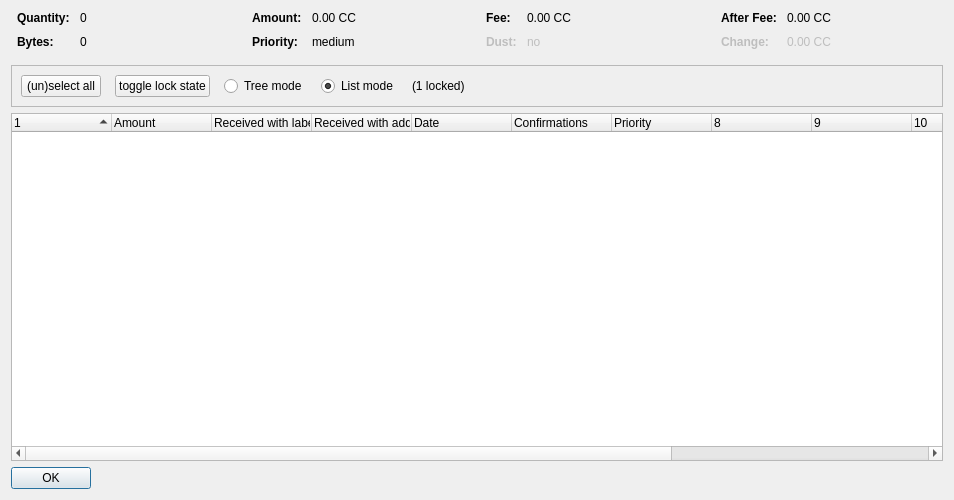
<?xml version="1.0" encoding="UTF-8"?>
<ui version="4.0">
 <class>CoinControlDialog</class>
 <widget class="QDialog" name="CoinControlDialog">
  <property name="geometry">
   <rect>
    <x>0</x>
    <y>0</y>
    <width>954</width>
    <height>500</height>
   </rect>
  </property>
  <property name="windowTitle">
   <string>Coin Selection</string>
  </property>
  <layout class="QVBoxLayout" name="verticalLayout">
   <item>
    <layout class="QHBoxLayout" name="horizontalLayoutTop" stretch="0,0,0,0">
     <property name="topMargin">
      <number>0</number>
     </property>
     <property name="bottomMargin">
      <number>10</number>
     </property>
     <item>
      <layout class="QFormLayout" name="formLayoutCoinControl1">
       <property name="horizontalSpacing">
        <number>10</number>
       </property>
       <property name="verticalSpacing">
        <number>10</number>
       </property>
       <property name="leftMargin">
        <number>6</number>
       </property>
       <property name="rightMargin">
        <number>6</number>
       </property>
       <item row="0" column="0">
        <widget class="QLabel" name="labelCoinControlQuantityText">
         <property name="font">
          <font>
           <weight>75</weight>
           <bold>true</bold>
          </font>
         </property>
         <property name="text">
          <string>Quantity:</string>
         </property>
        </widget>
       </item>
       <item row="0" column="1">
        <widget class="QLabel" name="labelCoinControlQuantity">
         <property name="cursor">
          <cursorShape>IBeamCursor</cursorShape>
         </property>
         <property name="contextMenuPolicy">
          <enum>Qt::ActionsContextMenu</enum>
         </property>
         <property name="text">
          <string notr="true">0</string>
         </property>
         <property name="textInteractionFlags">
          <set>Qt::LinksAccessibleByMouse|Qt::TextSelectableByKeyboard|Qt::TextSelectableByMouse</set>
         </property>
        </widget>
       </item>
       <item row="1" column="0">
        <widget class="QLabel" name="labelCoinControlBytesText">
         <property name="font">
          <font>
           <weight>75</weight>
           <bold>true</bold>
          </font>
         </property>
         <property name="text">
          <string>Bytes:</string>
         </property>
        </widget>
       </item>
       <item row="1" column="1">
        <widget class="QLabel" name="labelCoinControlBytes">
         <property name="cursor">
          <cursorShape>IBeamCursor</cursorShape>
         </property>
         <property name="contextMenuPolicy">
          <enum>Qt::ActionsContextMenu</enum>
         </property>
         <property name="text">
          <string notr="true">0</string>
         </property>
         <property name="textInteractionFlags">
          <set>Qt::LinksAccessibleByMouse|Qt::TextSelectableByKeyboard|Qt::TextSelectableByMouse</set>
         </property>
        </widget>
       </item>
      </layout>
     </item>
     <item>
      <layout class="QFormLayout" name="formLayoutCoinControl2">
       <property name="horizontalSpacing">
        <number>10</number>
       </property>
       <property name="verticalSpacing">
        <number>10</number>
       </property>
       <property name="leftMargin">
        <number>6</number>
       </property>
       <property name="rightMargin">
        <number>6</number>
       </property>
       <item row="0" column="0">
        <widget class="QLabel" name="labelCoinControlAmountText">
         <property name="font">
          <font>
           <weight>75</weight>
           <bold>true</bold>
          </font>
         </property>
         <property name="text">
          <string>Amount:</string>
         </property>
        </widget>
       </item>
       <item row="0" column="1">
        <widget class="QLabel" name="labelCoinControlAmount">
         <property name="cursor">
          <cursorShape>IBeamCursor</cursorShape>
         </property>
         <property name="contextMenuPolicy">
          <enum>Qt::ActionsContextMenu</enum>
         </property>
         <property name="text">
          <string notr="true">0.00 CC</string>
         </property>
         <property name="textInteractionFlags">
          <set>Qt::LinksAccessibleByMouse|Qt::TextSelectableByKeyboard|Qt::TextSelectableByMouse</set>
         </property>
        </widget>
       </item>
       <item row="1" column="0">
        <widget class="QLabel" name="labelCoinControlPriorityText">
         <property name="font">
          <font>
           <weight>75</weight>
           <bold>true</bold>
          </font>
         </property>
         <property name="text">
          <string>Priority:</string>
         </property>
        </widget>
       </item>
       <item row="1" column="1">
        <widget class="QLabel" name="labelCoinControlPriority">
         <property name="cursor">
          <cursorShape>IBeamCursor</cursorShape>
         </property>
         <property name="contextMenuPolicy">
          <enum>Qt::ActionsContextMenu</enum>
         </property>
         <property name="text">
          <string>medium</string>
         </property>
         <property name="textInteractionFlags">
          <set>Qt::LinksAccessibleByMouse|Qt::TextSelectableByKeyboard|Qt::TextSelectableByMouse</set>
         </property>
        </widget>
       </item>
      </layout>
     </item>
     <item>
      <layout class="QFormLayout" name="formLayoutCoinControl3">
       <property name="horizontalSpacing">
        <number>10</number>
       </property>
       <property name="verticalSpacing">
        <number>10</number>
       </property>
       <property name="leftMargin">
        <number>6</number>
       </property>
       <property name="rightMargin">
        <number>6</number>
       </property>
       <item row="0" column="0">
        <widget class="QLabel" name="labelCoinControlFeeText">
         <property name="font">
          <font>
           <weight>75</weight>
           <bold>true</bold>
          </font>
         </property>
         <property name="text">
          <string>Fee:</string>
         </property>
        </widget>
       </item>
       <item row="0" column="1">
        <widget class="QLabel" name="labelCoinControlFee">
         <property name="cursor">
          <cursorShape>IBeamCursor</cursorShape>
         </property>
         <property name="contextMenuPolicy">
          <enum>Qt::ActionsContextMenu</enum>
         </property>
         <property name="text">
          <string notr="true">0.00 CC</string>
         </property>
         <property name="textInteractionFlags">
          <set>Qt::LinksAccessibleByMouse|Qt::TextSelectableByKeyboard|Qt::TextSelectableByMouse</set>
         </property>
        </widget>
       </item>
       <item row="1" column="0">
        <widget class="QLabel" name="labelCoinControlLowOutputText">
         <property name="enabled">
          <bool>false</bool>
         </property>
         <property name="font">
          <font>
           <weight>75</weight>
           <bold>true</bold>
          </font>
         </property>
         <property name="text">
          <string>Dust:</string>
         </property>
        </widget>
       </item>
       <item row="1" column="1">
        <widget class="QLabel" name="labelCoinControlLowOutput">
         <property name="enabled">
          <bool>false</bool>
         </property>
         <property name="cursor">
          <cursorShape>IBeamCursor</cursorShape>
         </property>
         <property name="contextMenuPolicy">
          <enum>Qt::ActionsContextMenu</enum>
         </property>
         <property name="text">
          <string>no</string>
         </property>
         <property name="textInteractionFlags">
          <set>Qt::LinksAccessibleByMouse|Qt::TextSelectableByKeyboard|Qt::TextSelectableByMouse</set>
         </property>
        </widget>
       </item>
      </layout>
     </item>
     <item>
      <layout class="QFormLayout" name="formLayoutCoinControl4">
       <property name="horizontalSpacing">
        <number>10</number>
       </property>
       <property name="verticalSpacing">
        <number>10</number>
       </property>
       <property name="leftMargin">
        <number>6</number>
       </property>
       <property name="rightMargin">
        <number>6</number>
       </property>
       <item row="0" column="0">
        <widget class="QLabel" name="labelCoinControlAfterFeeText">
         <property name="font">
          <font>
           <weight>75</weight>
           <bold>true</bold>
          </font>
         </property>
         <property name="text">
          <string>After Fee:</string>
         </property>
        </widget>
       </item>
       <item row="0" column="1">
        <widget class="QLabel" name="labelCoinControlAfterFee">
         <property name="cursor">
          <cursorShape>IBeamCursor</cursorShape>
         </property>
         <property name="contextMenuPolicy">
          <enum>Qt::ActionsContextMenu</enum>
         </property>
         <property name="text">
          <string notr="true">0.00 CC</string>
         </property>
         <property name="textInteractionFlags">
          <set>Qt::LinksAccessibleByMouse|Qt::TextSelectableByKeyboard|Qt::TextSelectableByMouse</set>
         </property>
        </widget>
       </item>
       <item row="1" column="0">
        <widget class="QLabel" name="labelCoinControlChangeText">
         <property name="enabled">
          <bool>false</bool>
         </property>
         <property name="font">
          <font>
           <weight>75</weight>
           <bold>true</bold>
          </font>
         </property>
         <property name="text">
          <string>Change:</string>
         </property>
        </widget>
       </item>
       <item row="1" column="1">
        <widget class="QLabel" name="labelCoinControlChange">
         <property name="enabled">
          <bool>false</bool>
         </property>
         <property name="cursor">
          <cursorShape>IBeamCursor</cursorShape>
         </property>
         <property name="contextMenuPolicy">
          <enum>Qt::ActionsContextMenu</enum>
         </property>
         <property name="text">
          <string notr="true">0.00 CC</string>
         </property>
         <property name="textInteractionFlags">
          <set>Qt::LinksAccessibleByMouse|Qt::TextSelectableByKeyboard|Qt::TextSelectableByMouse</set>
         </property>
        </widget>
       </item>
      </layout>
     </item>
    </layout>
   </item>
   <item>
    <widget class="QFrame" name="frame">
     <property name="minimumSize">
      <size>
       <width>0</width>
       <height>40</height>
      </size>
     </property>
     <property name="frameShape">
      <enum>QFrame::StyledPanel</enum>
     </property>
     <property name="frameShadow">
      <enum>QFrame::Sunken</enum>
     </property>
     <layout class="QHBoxLayout" name="horizontalLayout">
      <item>
       <layout class="QHBoxLayout" name="horizontalLayoutPanel" stretch="0,0,0,0,0,0">
        <property name="spacing">
         <number>14</number>
        </property>
        <item>
         <widget class="QPushButton" name="pushButtonSelectAll">
          <property name="sizePolicy">
           <sizepolicy hsizetype="Maximum" vsizetype="Fixed">
            <horstretch>0</horstretch>
            <verstretch>0</verstretch>
           </sizepolicy>
          </property>
          <property name="text">
           <string>(un)select all</string>
          </property>
          <property name="autoDefault">
           <bool>false</bool>
          </property>
         </widget>
        </item>
        <item>
         <widget class="QPushButton" name="pushButtonToggleLock">
          <property name="sizePolicy">
           <sizepolicy hsizetype="Maximum" vsizetype="Fixed">
            <horstretch>0</horstretch>
            <verstretch>0</verstretch>
           </sizepolicy>
          </property>
          <property name="text">
           <string>toggle lock state</string>
          </property>
          <property name="autoDefault">
           <bool>false</bool>
          </property>
         </widget>
        </item>
        <item>
         <widget class="QRadioButton" name="radioTreeMode">
          <property name="sizePolicy">
           <sizepolicy hsizetype="Maximum" vsizetype="Fixed">
            <horstretch>0</horstretch>
            <verstretch>0</verstretch>
           </sizepolicy>
          </property>
          <property name="text">
           <string>Tree mode</string>
          </property>
         </widget>
        </item>
        <item>
         <widget class="QRadioButton" name="radioListMode">
          <property name="sizePolicy">
           <sizepolicy hsizetype="Maximum" vsizetype="Fixed">
            <horstretch>0</horstretch>
            <verstretch>0</verstretch>
           </sizepolicy>
          </property>
          <property name="text">
           <string>List mode</string>
          </property>
          <property name="checked">
           <bool>true</bool>
          </property>
         </widget>
        </item>
        <item>
         <widget class="QLabel" name="labelLocked">
          <property name="text">
           <string>(1 locked)</string>
          </property>
         </widget>
        </item>
        <item>
         <spacer name="horizontalSpacer">
          <property name="orientation">
           <enum>Qt::Horizontal</enum>
          </property>
          <property name="sizeHint" stdset="0">
           <size>
            <width>40</width>
            <height>20</height>
           </size>
          </property>
         </spacer>
        </item>
       </layout>
      </item>
     </layout>
    </widget>
   </item>
   <item>
    <widget class="CoinControlTreeWidget" name="treeWidget">
     <property name="contextMenuPolicy">
      <enum>Qt::CustomContextMenu</enum>
     </property>
     <property name="sortingEnabled">
      <bool>false</bool>
     </property>
     <property name="columnCount">
      <number>13</number>
     </property>
     <attribute name="headerShowSortIndicator" stdset="0">
      <bool>true</bool>
     </attribute>
     <attribute name="headerStretchLastSection">
      <bool>false</bool>
     </attribute>
     <column>
      <property name="text">
       <string/>
      </property>
     </column>
     <column>
      <property name="text">
       <string>Amount</string>
      </property>
     </column>
     <column>
      <property name="text">
       <string>Received with label</string>
      </property>
     </column>
     <column>
      <property name="text">
       <string>Received with address</string>
      </property>
     </column>
     <column>
      <property name="text">
       <string>Date</string>
      </property>
     </column>
     <column>
      <property name="text">
       <string>Confirmations</string>
      </property>
      <property name="toolTip">
       <string>Confirmed</string>
      </property>
     </column>
     <column>
      <property name="text">
       <string>Priority</string>
      </property>
     </column>
     <column>
      <property name="text">
       <string/>
      </property>
     </column>
     <column>
      <property name="text">
       <string/>
      </property>
     </column>
     <column>
      <property name="text">
       <string/>
      </property>
     </column>
     <column>
      <property name="text">
       <string/>
      </property>
     </column>
     <column>
      <property name="text">
       <string/>
      </property>
     </column>
    </widget>
   </item>
   <item>
    <widget class="QDialogButtonBox" name="buttonBox">
     <property name="sizePolicy">
      <sizepolicy hsizetype="Maximum" vsizetype="Fixed">
       <horstretch>0</horstretch>
       <verstretch>0</verstretch>
      </sizepolicy>
     </property>
     <property name="orientation">
      <enum>Qt::Horizontal</enum>
     </property>
     <property name="standardButtons">
      <set>QDialogButtonBox::Ok</set>
     </property>
    </widget>
   </item>
  </layout>
 </widget>
 <customwidgets>
  <customwidget>
   <class>CoinControlTreeWidget</class>
   <extends>QTreeWidget</extends>
   <header>coincontroltreewidget.h</header>
  </customwidget>
 </customwidgets>
 <resources/>
 <connections/>
</ui>
